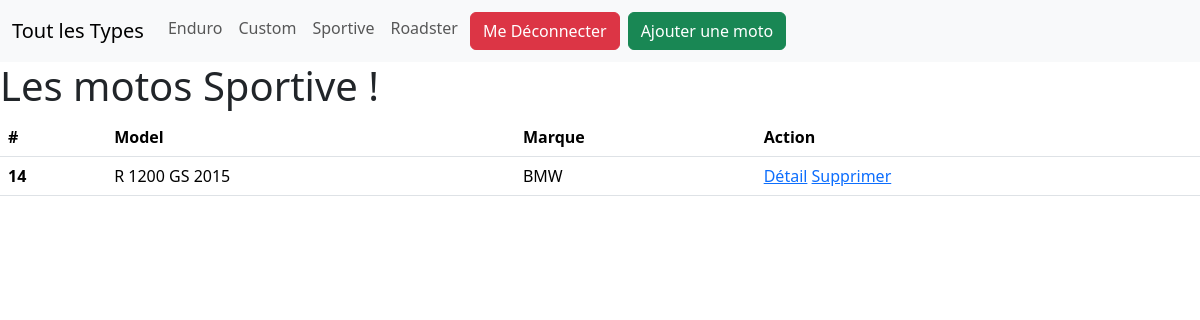
Page /index.php?controller=bike&action=listby&type=Sportive (signed in) on the committed database.
### tables this page shows
CREATE TABLE `motos` (
  `id` int(11) NOT NULL,
  `model` varchar(250) NOT NULL,
  `type` varchar(250) NOT NULL,
  `picture` varchar(255) DEFAULT NULL,
  `mark` varchar(250) NOT NULL
);

### Controller/BikeController.php (called while the page is built, shortened)
<?php
class BikeController{
    private $bikeManager;
    public function __construct(){
        $this->bikeManager = new BikeManager();
    }
    public function listby(){
        $bikes =$this->bikeManager->getAll();
        require "View/bikes/listby.php";
    }
}

### Model/Manager/DbManager.php (called while the page is built, shortened)
<?php
abstract class DbManager{
    private $host = 'localhost';
    private $username = 'root';
    private $password = '';
    private $dbName = 'exam_mvc';
    public function __construct(){
        $this->bdd = new PDO("mysql:host=".$this->host.";dbname=".$this->dbName,
            $this->username,
            $this->password);
    }
}

### Model/Manager/BikeManager.php (called while the page is built, shortened)
<?php
class BikeManager extends DbManager{
    public function getAll(){
        $query = $this->bdd->query("SELECT * FROM motos");
        $resultsArray = $query->fetchAll();
        $objectArray = [];
        foreach ($resultsArray as $result){
            $objectArray[] = new Bike(
                $result["id"], $result["model"], $result["type"],
                $result["picture"], $result["mark"]);
        }
        return $objectArray;
    }
}

### Model/Bike.php (called while the page is built, shortened)
<?php
class Bike{
    private $id;
    private $model;
    private $type;
    private $marque;
    public function __construct($id, $model, $type, $picture, $marque){
        $this->id = $id;
        $this->model = $model;
        $this->type = $type;
        $this->marque = $marque;
    }
    public function getId(){
        return $this->id;
    }
    public function getMarque(){
        return htmlentities($this->marque);
    }
    public function getModel()
    {
        return htmlentities($this->model);
    }
    public function getType()
    {
        return $this->type;
    }
}

### View/bikes/listby.php (the view, shortened to what this page needs)
<html>
<head>
    <?php include 'View/parts/styles.php'; ?>
</head>
<body>
<?php include 'View/parts/navbar.php'; ?>
<div class="container">
    <h1>Les motos <?php
        $getType = htmlentities($_GET['type']);
        echo ($getType);
        ?> !</h1>
    <?php
    if(count($bikes) == 0){
        echo('<h1 class="text-center text-danger">
                Il n\'y a pas de moto en base
                </h1>');
    } else {
        ?>
        <table class="table">
            <thead>
            <tr>
                <th scope="col">#</th>
                <th scope="col">Model</th>
                <th scope="col">Marque</th>
                <th scope="col">Action</th>
            </tr>
            </thead>
            <tbody>
            <?php
            foreach ($bikes as $bike){
                $type = $bike->getType();
                if($getType == $type){
                    echo(' <tr>
                <th scope="row">'.$bike->getId().'</th>
                <td>'.$bike->getModel().'</td>
                <td>'.$bike->getMarque().'</td>
                <td>
                <a href="index.php?controller=bike&action=detail&id='.$bike->getId().'">Détail</a>
                <a href="index.php?controller=bike&action=delete&id='.$bike->getId().'">Supprimer</a>
                </td>
            </tr>');
                }
            }
            ?>
            </tbody>
        </table>
        <?php
    }
    ?>
</body>
</html>

### View/parts/navbar.php (shortened to what this page needs)
<nav class="navbar navbar-expand-lg bg-body-tertiary">
    <div class="container-fluid">
        <a class="navbar-brand" href="index.php?controller=bike&action=list">Tout les Types</a>
        <div class="collapse navbar-collapse" id="navbarNav">
            <ul class="navbar-nav">
                <?php
                $array = [];
                foreach ($bikes as $bike){
                    $key = $bike->getType();
                    if(!array_key_exists($key,$array)){
                        $array[$key] = $key;
                        echo ('<li class="nav-item">
                    <a class="nav-link" href="index.php?controller=bike&action=listby&type='.$bike->getType().'">'.$bike->getType().'</a>
                </li>');
                    }
                }
                if (!empty($_SESSION['user'])) {
                    echo('<li class="nav-item">
                    <a class="btn btn-danger m-1" href="index.php?controller=login&action=logout">Me Déconnecter</a>
                </li>');}
                ?>
                <a class="btn btn-success m-1" href="index.php?controller=bike&action=add">Ajouter une moto</a>
            </ul>
        </div>
    </div>
</nav

### rows in the picture
motos: type "Enduro"
motos: type "Custom"
motos: type "Sportive", id "14", model "R 1200 GS 2015", mark "BMW"
motos: type "Roadster"

### other values in the picture
$getType "Sportive"
